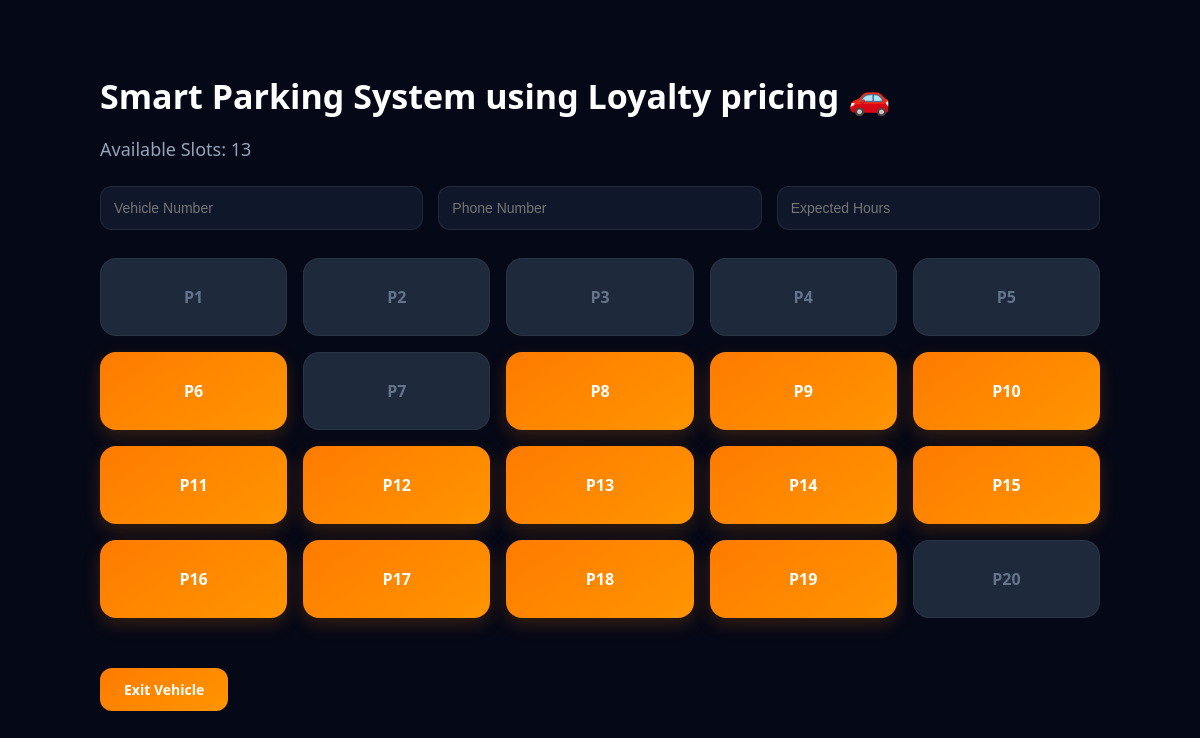
The page / on the database its author committed.
### tables this page shows
CREATE TABLE parking_slots (
        slot_id TEXT PRIMARY KEY,
        status INTEGER
    );

### app.py (the view)
@app.route("/")
def home():
    conn = sqlite3.connect("parking.db")
    cursor = conn.cursor()
    cursor.execute("SELECT * FROM parking_slots")
    slots = cursor.fetchall()
    cursor.execute(
        "SELECT COUNT(*) FROM parking_slots WHERE status=0"
    )
    available = cursor.fetchone()[0]
    conn.close()
    return render_template(
        "index.html",
        slots=slots,
        available=available
    )

### templates/index.html (shortened to what this page needs)
<!DOCTYPE html>
<html>
<head>
<link rel="stylesheet" href="{{ url_for('static', filename='style.css') }}">
</head>
<body>
<div class="container">
<h1>Smart Parking System using Loyalty pricing 🚗</h1>
<h3>Available Slots: {{ available }}</h3>
<div class="input-box">
<input id="vehicle" placeholder="Vehicle Number">
<input id="phone" placeholder="Phone Number">
<input id="hours" type="number" placeholder="Expected Hours">
</div>
<div class="grid">
{% for slot in slots %}
<div class="slot {% if slot[1]==0 %}free{% else %}booked{% endif %}"
onclick="bookSlot('{{ slot[0] }}', this)">
{{ slot[0] }}
</div>
{% endfor %}
</div>
<br>
<a href="/exit">Exit Vehicle</a>
</div>
</body>
</html>

### static/style.css (style rules this page uses)
body { margin:0; padding:0; background:#050816; font-family:'Segoe UI',sans-serif; color:white; }
* { box-sizing:border-box; }
.container { width:88%; max-width:1050px; margin:25px auto; padding:25px; }
h1 { font-size:34px; margin-bottom:10px; font-weight:700; color:#ffffff; }
h3 { color:#94a3b8; font-weight:400; margin-bottom:25px; font-size:18px; }
.input-box { display:flex; gap:15px; flex-wrap:wrap; margin-bottom:28px; }
.input-box input { flex:1; min-width:220px; padding:13px; background:#0f172a; border:1px solid rgba(255,255,255,0.08); border-radius:12px; color:white; font-size:14px; outline:none; transition:0.3s; }
.grid { display:grid; grid-template-columns:repeat(5,1fr); gap:16px; margin-top:20px; }
.slot { height:78px; border-radius:16px; display:flex; justify-content:center; align-items:center; font-size:16px; font-weight:700; transition:0.3s ease; cursor:pointer; }
.free { background:linear-gradient(145deg,#ff7b00,#ff9500); color:white; box-shadow:0 6px 18px rgba(255,123,0,0.20); }
.booked { background:#1e293b; color:#64748b; cursor:not-allowed; border:1px solid rgba(255,255,255,0.05); }
a { display:inline-block; margin-top:28px; padding:12px 24px; background:linear-gradient(145deg,#ff7b00,#ff9500); color:white; text-decoration:none; border-radius:12px; font-weight:600; font-size:14px; transition:0.3s; }

### rows shown on the page
parking_slots: slot_id "P1"
parking_slots: slot_id "P2"
parking_slots: slot_id "P3"
parking_slots: slot_id "P4"
parking_slots: slot_id "P5"
parking_slots: slot_id "P6"
parking_slots: slot_id "P7"
parking_slots: slot_id "P8"
parking_slots: slot_id "P9"
parking_slots: slot_id "P10"
parking_slots: slot_id "P11"
parking_slots: slot_id "P12"
parking_slots: slot_id "P13"
parking_slots: slot_id "P14"
parking_slots: slot_id "P15"
parking_slots: slot_id "P16"
parking_slots: slot_id "P17"
parking_slots: slot_id "P18"
parking_slots: slot_id "P19"
parking_slots: slot_id "P20"

### other values the page prints
{{ available }} "13"
